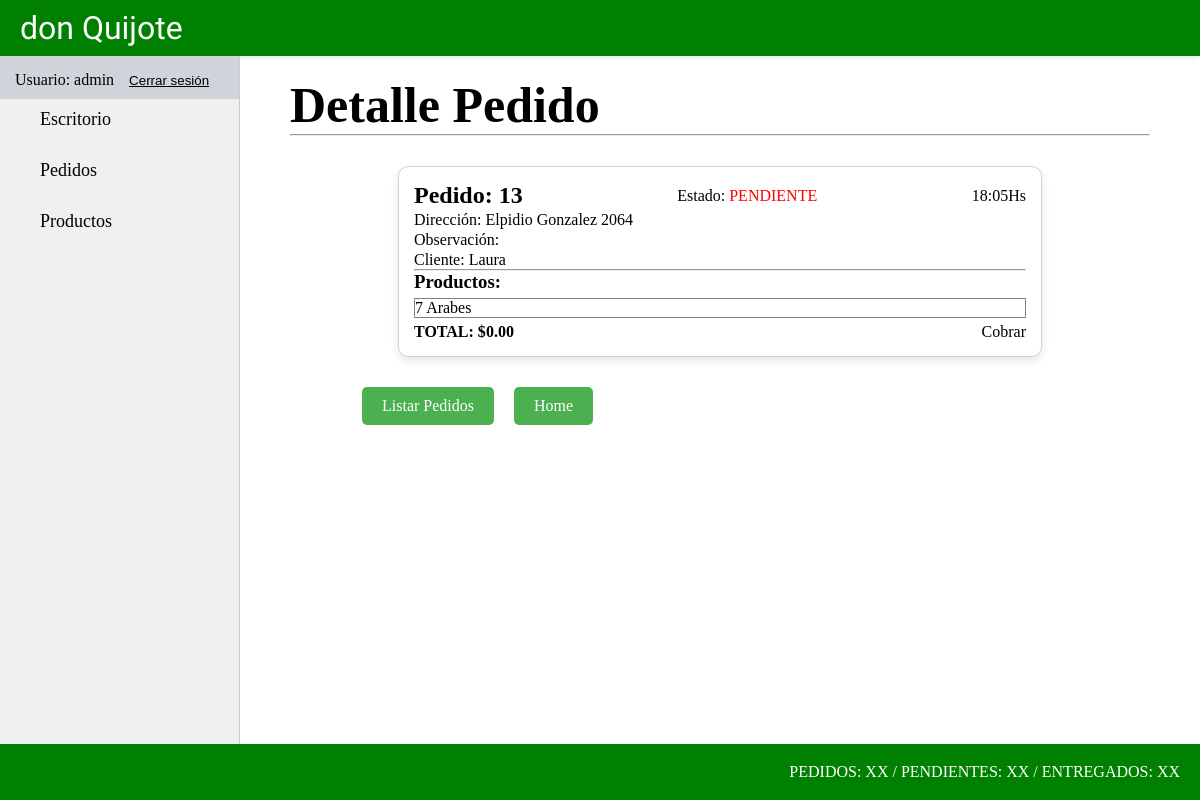
/pedido/pedido/detail/13 (signed in), run on an earlier commit of the app's database.
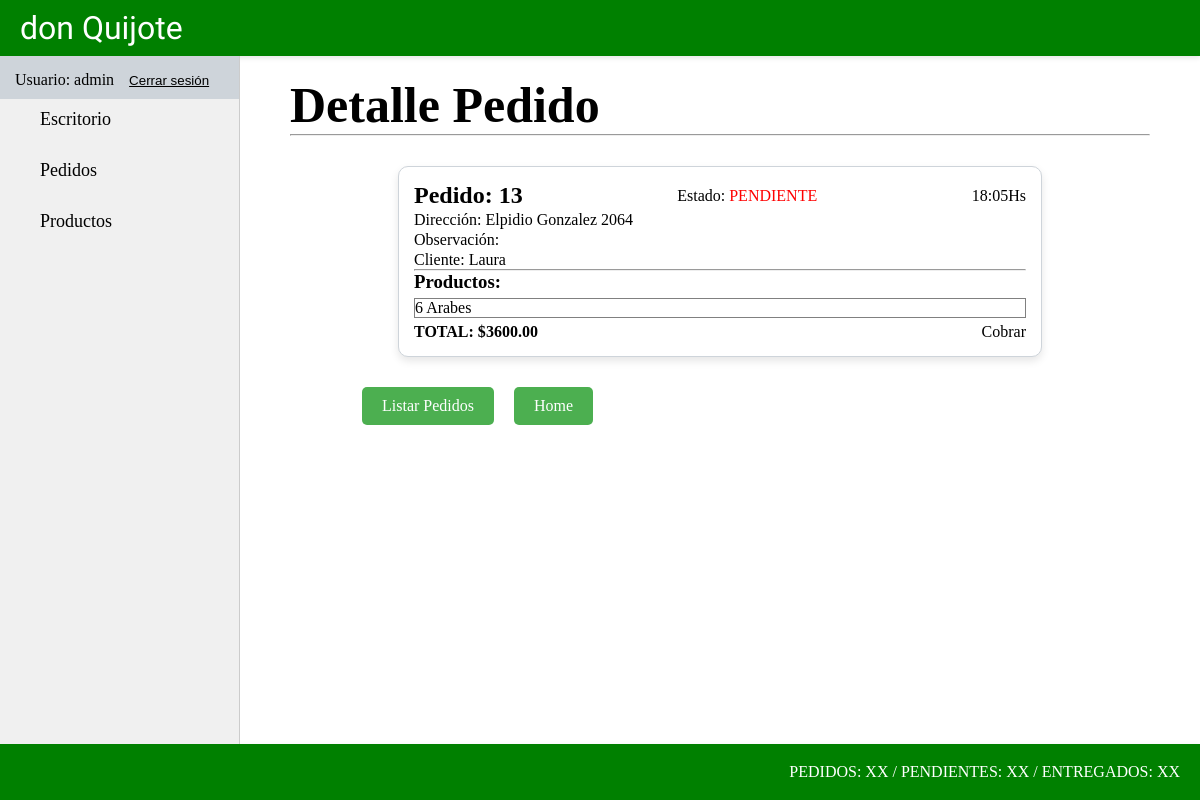
And on a later commit of the database.
### pedido/models.py (models this page shows, shortened)
class PedidoProducto(models.Model):
    pedido = models.ForeignKey(Pedido, on_delete=models.CASCADE)
    producto = models.ForeignKey("producto.Producto", on_delete=models.DO_NOTHING)
    cantidad = models.IntegerField(default=1)

class Pedido(models.Model):
    ESTADO_CHOICES = [
        ('Entregado', 'Entregado'),
        ('Pendiente', 'Pendiente'),
        ('Cancelado', 'Cancelado')
    ]
    PAGO_CHOICES = [
        ('Efectivo', 'P. EFECT'),
        ('Transferencia', 'P. TRANSF'),
        ('Debito', 'P. DEBITO'),
        ('Cobrar', 'COBRAR')
    ]
    estado = models.CharField(max_length=10, choices=ESTADO_CHOICES, default='Pendiente')
    hora = models.TimeField(editable=False)
    direccion = models.CharField(max_length=100)
    cliente = models.TextField(max_length=100, blank=True, null=True)
    observacion = models.TextField(max_length=100, blank=True, null=True)
    precio_total = models.DecimalField(max_digits=10, decimal_places=2, default=0.00)
    pago = models.CharField(max_length=13, choices=PAGO_CHOICES, default='Cobrar')

### producto/models.py (models this page shows, shortened)
class Producto(models.Model):
    nombre = models.CharField(max_length=50)
    descripcion = models.CharField(max_length=200)
    precio_unit = models.DecimalField(max_digits=10, decimal_places=2)
    precio_doc = models.DecimalField(max_digits=10, decimal_places=2, null=True, blank=True)
    categoria_id = models.ForeignKey(ProductoCategoria, on_delete=models.CASCADE)

### pedido/views.py (the view)
# urls.py: path("pedido/detail/<int:pk>", views.PedidoDetail.as_view(), name="pedido_detail"),
class PedidoDetail(LoginRequiredMixin, DetailView):
    model = models.Pedido

### pedido/templates/pedido/pedido_detail.html
{% extends 'core/base.html' %}
{% block titulo %}
    {% include 'core/components/titulo.html' with titulo="Detalle Pedido" %}
{% endblock titulo %}
{% block section %}
    <div class="card-pedidos">
        <div class="ped-est-hr">
            <h2>Pedido: {{ pedido.id }}</strong></h2>
            <p>Estado: <span {% if pedido.estado == "Pendiente" or pedido.estado == "Cancelado" %} style="color: red;" {% else %} style="color: green;" {% endif %} class="estado">{{pedido.estado}}</span></p>
            <p>{{ pedido.hora|time:"H:i" }}Hs</p>
        </div>
        <p class="datos-pedido">Dirección: {{ pedido.direccion }}</p>
        <p class="datos-pedido">Observación: {{ pedido.observacion }}</p>
        <p class="datos-pedido">Cliente: {{ pedido.cliente }}</p>
        <hr>
        <h3>Productos:</h3>
        <div class="productos-pedidos">
            {% for pedido_producto in pedido.pedidoproducto_set.all %}
                <p>{{ pedido_producto.cantidad }} {{ pedido_producto.producto.nombre }}</p>
            {% endfor %}
        </div>
        <p class="precio-pago"><strong>TOTAL: ${{ pedido.precio_total }}</strong>  {{ pedido.pago }}</p>
    </div>
    {% include 'pedido/components/btn_volver_listapedido.html' %}
{% endblock section %}

What changed in the data, as far as the page shows it:
changed Pedido "PENDIENTE": precio_total "0.00" → "3600.00"
changed PedidoProducto "Arabes": cantidad "7" → "6"
